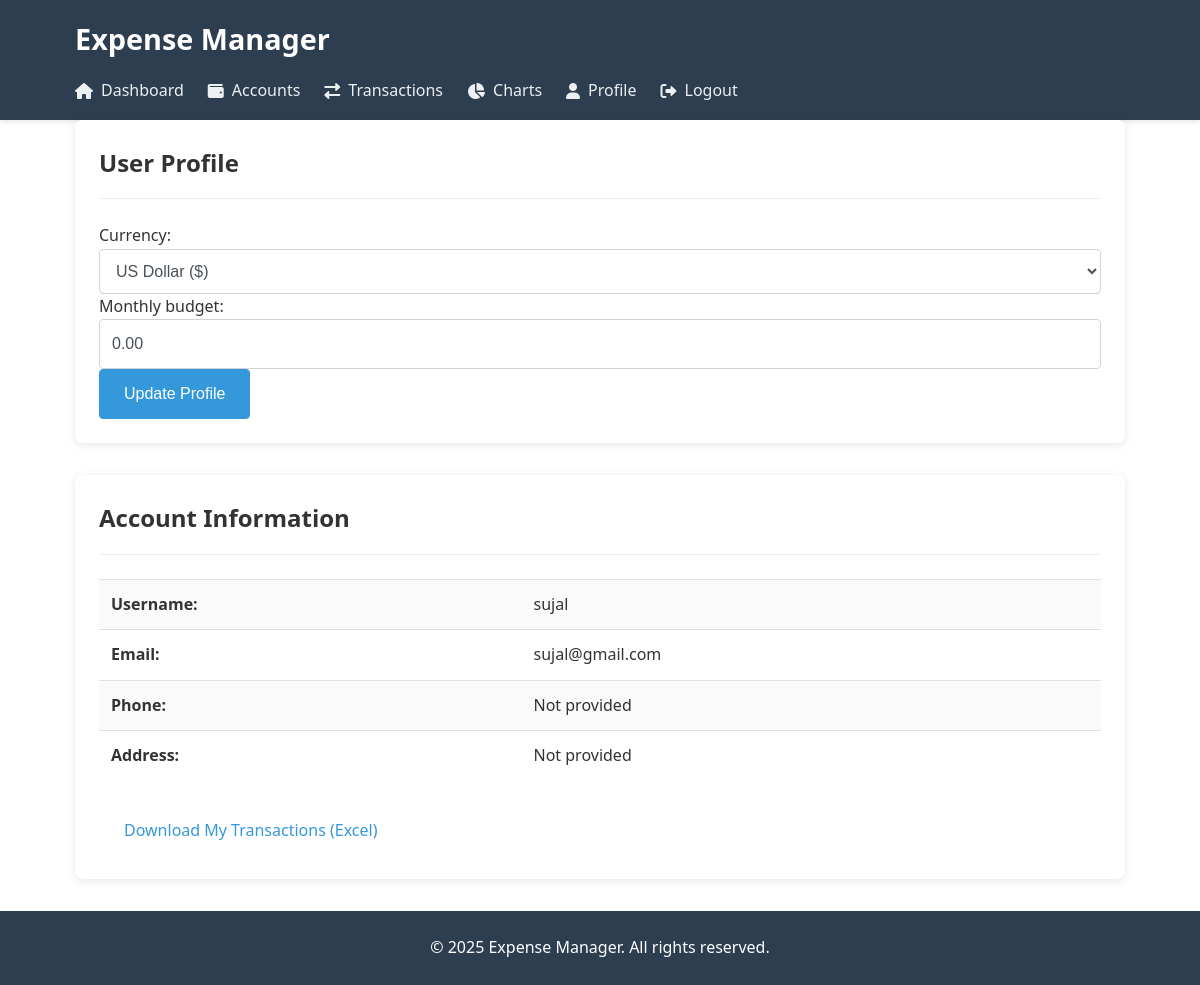
The app's page /profile/ (signed in) with its own data.
### expenses/models.py (models this page shows, shortened)
class UserProfile(models.Model):
    user = models.OneToOneField(User, on_delete=models.CASCADE)
    currency = models.CharField(max_length=3, default='INR')
    monthly_budget = models.DecimalField(max_digits=10, decimal_places=2, default=0.00)

class User(AbstractUser):
    username = models.CharField(
        max_length=150,
        unique=True,
        help_text=_('Required. 150 characters or fewer. Letters, numbers, spaces, and common symbols allowed.'),
        error_messages={
            'unique': _("A user with that username already exists."),
        },
    )
    phone = models.CharField(max_length=15, blank=True, null=True)
    address = models.TextField(blank=True, null=True)
    groups = models.ManyToManyField(
        'auth.Group',
        verbose_name=_('groups'),
        blank=True,
        help_text=_('The groups this user belongs to.'),
        related_name='expense_user_set',
        related_query_name='user'
    )
    user_permissions = models.ManyToManyField(
        'auth.Permission',
        verbose_name=_('user permissions'),
        blank=True,
        help_text=_('Specific permissions for this user.'),
        related_name='expense_user_set',
        related_query_name='user'
    )
    class Meta:
        verbose_name = _('user')
        verbose_name_plural = _('users')

### expenses/views.py (the view)
# urls.py: path('profile/', views.profile_view, name='profile'),
@login_required
def profile_view(request):
    profile, created = UserProfile.objects.get_or_create(
        user=request.user,
        defaults={'currency': 'INR'}
    )
    if created and profile.currency != 'INR':
        profile.currency = 'INR'
        profile.save()
    if request.method == 'POST':
        form = UserProfileForm(request.POST, instance=profile)
        if form.is_valid():
            form.save()
            messages.success(request, 'Profile updated successfully!')
            return redirect('profile')
    else:
        form = UserProfileForm(instance=profile)
    return render(request, 'expenses/profile.html', {'form': form})

### expenses/forms.py
class UserProfileForm(forms.ModelForm):
    CURRENCY_CHOICES = [
        ('INR', 'Indian Rupee (₹)'),
        ('USD', 'US Dollar ($)'),
        ('EUR', 'Euro (€)'),
        ('GBP', 'British Pound (£)'),
        ('JPY', 'Japanese Yen (¥)'),
        ('CAD', 'Canadian Dollar (C$)'),
        ('AUD', 'Australian Dollar (A$)'),
    ]
    currency = forms.ChoiceField(
        choices=CURRENCY_CHOICES,
        initial='INR',
        widget=forms.Select(attrs={'class': 'form-select'})
    )
    class Meta:
        model = UserProfile
        fields = ['currency', 'monthly_budget']
        widgets = {
            'monthly_budget': forms.NumberInput(attrs={
                'class': 'form-control',
                'placeholder': '0.00',
                'step': '0.01'
            }),
        }

### expenses/templates/expenses/profile.html (shortened to what this page needs)
{% extends 'expenses/base.html' %}
{% block content %}
<div class="card">
    <div class="card-header">
        <h2 class="card-title">User Profile</h2>
    </div>
    <div class="card-body">
        <form method="post">
            {{ form.as_p }}
            <button type="submit" class="btn btn-primary">Update Profile</button>
        </form>
    </div>
</div>
<div class="card mt-4">
    <div class="card-header">
        <h2 class="card-title">Account Information</h2>
    </div>
    <div class="card-body">
        <table class="table">
            <tr>
                <th>Username:</th>
                <td>{{ user.username }}</td>
            </tr>
            <tr>
                <th>Email:</th>
                <td>{{ user.email }}</td>
            </tr>
            <tr>
                <th>Phone:</th>
                <td>{{ user.phone|default:"Not provided" }}</td>
            </tr>
            <tr>
                <th>Address:</th>
                <td>{{ user.address|default:"Not provided" }}</td>
            </tr>
        </table>
        <a href="{% url 'export_transactions_excel' %}" class="btn btn-success mt-3">Download My Transactions
            (Excel)</a>
    </div>
</div>
{% endblock %}

### expenses/templates/static/css/style.css (style rules this page uses)
:root { --primary-color: #3498db; --secondary-color: #2980b9; --accent-color: #e74c3c; --light-color: #ecf0f1; --dark-color: #2c3e50; --success-color: #2ecc71; --warning-color: #f39c12; --danger-color: #e74c3c; --gray-color: #95a5a6; }
* { margin: 0; padding: 0; box-sizing: border-box; }
body { font-family: 'Segoe UI', Tahoma, Geneva, Verdana, sans-serif; line-height: 1.6; color: #333; background-color: white; }
a { text-decoration: none; color: var(--primary-color); }
.form-control { width: 100%; padding: 0.75rem; font-size: 1rem; line-height: 1.5; color: #495057; background-color: #fff; background-clip: padding-box; border: 1px solid #ced4da; border-radius: 0.25rem; transition: border-color 0.15s ease-in-out, box-shadow 0.15s ease-in-out; }
.btn { display: inline-block; font-weight: 400; text-align: center; white-space: nowrap; vertical-align: middle; user-select: none; border: 1px solid transparent; padding: 0.75rem 1.5rem; font-size: 1rem; line-height: 1.5; border-radius: 0.25rem; transition: all 0.15s ease-in-out; cursor: pointer; }
.btn-primary { color: #fff; background-color: var(--primary-color); border-color: var(--primary-color); }
.card { background: white; border-radius: 0.5rem; box-shadow: 0 2px 10px rgba(0, 0, 0, 0.1); padding: 1.5rem; margin-bottom: 2rem; }
.card-header { padding-bottom: 1rem; margin-bottom: 1.5rem; border-bottom: 1px solid #eee; display: flex; justify-content: space-between; align-items: center; }
.card-title { font-size: 1.5rem; margin: 0; }
.table { width: 100%; border-collapse: collapse; margin-bottom: 1.5rem; }
.table th, .table td { padding: 0.75rem; vertical-align: top; border-top: 1px solid #dee2e6; text-align: left; }
.table tbody tr:nth-of-type(odd) { background-color: rgba(0, 0, 0, 0.02); }
.form-select { display: block; width: 100%; padding: 0.75rem; font-size: 1rem; line-height: 1.5; color: #495057; background-color: #fff; background-clip: padding-box; border: 1px solid #ced4da; border-radius: 0.25rem; transition: border-color 0.15s ease-in-out, box-shadow 0.15s ease-in-out; }

### records on screen
UserProfile: currency "US Dollar ($)", monthly_budget "0.00"
User: username "sujal", email "sujal@gmail.com", phone "Not provided", address "Not provided"
